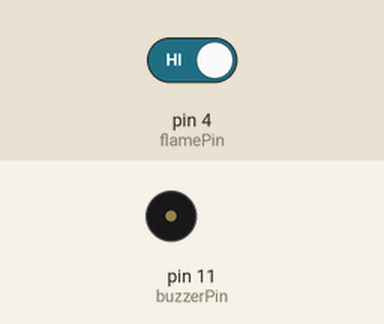
Recording of a sketch running on a simulated Arduino Uno, built with avr-gcc and run on an emulated ATmega328P. Parts: buzzer (waves = sounding, pin HIGH). The test bench sets the inputs (shaded band); at power-on: pin 4 (flamePin) HIGH. What the sketch prints to the serial monitor is not drawn.

Above: at 1.2 s.
1.3 s: pin 4 (flamePin) driven LOW
At 1.9 s:
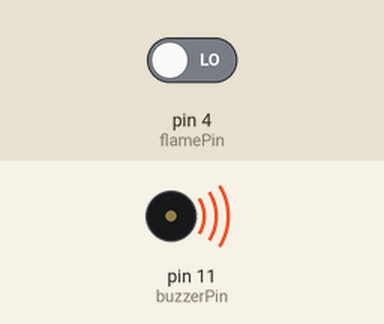
2.8 s: pin 4 (flamePin) driven HIGH
At 3.1 s:
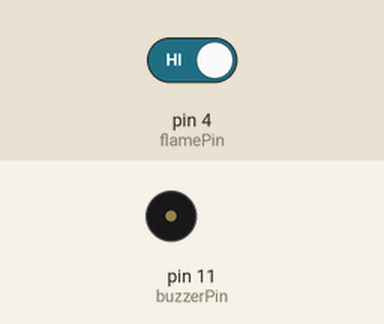
Timing chart, 0 to 5.8 s (numbered marks = the images above; inputs shaded):
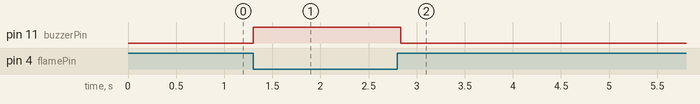

Measured:
- after the input at 1.3 s, pin 11 (buzzerPin): LOW → HIGH at once
- after the input at 2.8 s, pin 11 (buzzerPin): HIGH → LOW at once

The sketch:

flame_sensor_With_gsm.ino
```cpp
#include <SoftwareSerial.h>
SoftwareSerial SIM900(7, 8); // gsm module connected here
String textForSMS;

int flamePin = 4; // Flame Sensor
int buzzerPin = 11; // Alarm/light can be connected with this Buzzer

int Flame = HIGH;
void setup()
{
  pinMode(buzzerPin, OUTPUT);


  pinMode(flamePin, INPUT);
  Serial.begin(9600);
}

void loop()
{
  Flame = digitalRead(flamePin);
  if (Flame== LOW)
  {

      Serial.println("ATD9849629439;"); // ATDxxxxxxxxxx; semicolon should be at the last ;AT command that follows UART protocol;
    digitalWrite(buzzerPin, HIGH);

       Serial.println("AT+CMGF=1");    //Sets the GSM Module in Text Mode
     delay(100);  // Delay of 1 second
     Serial.println("AT+CMGS=\"+919849629439\"\r"); // Replace x with mobile number
     Serial.println("FIRE IN THE HOUSE");// The SMS text you want to send
     Serial.println((char)26);// ASCII code of CTRL+Z for saying the end of sms to  the module
     //delay(100);


  }
  else
  {

    digitalWrite(buzzerPin, LOW);

  }
}
```
